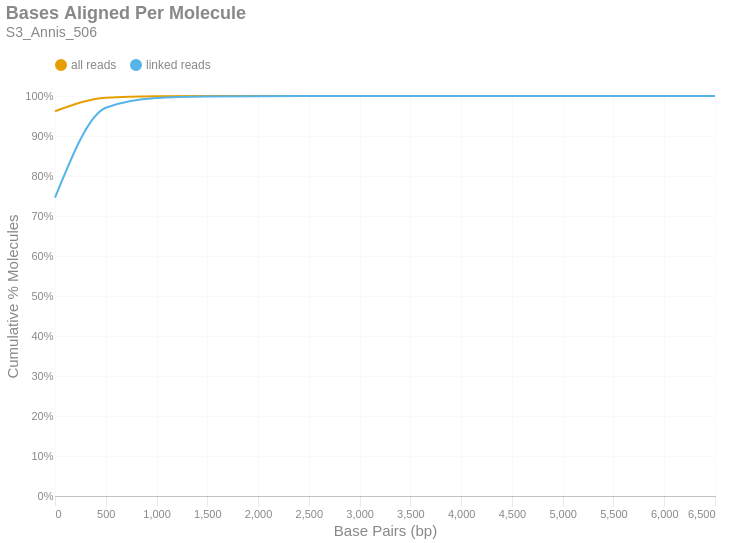

The code cell stored with this chart in its notebook:
### Markdown cell above
### Bases Aligned Per Molecule
This is a cumulative frequency distribution showing the number of base pairs aligned per unique molecule. These data are shown in 500 bp bins. There are two distributions: one with `all reads` (yellow) and another with only `linked reads` (blue). The percent of molecules in the `linked reads` distribution is relative to the total number of linked molecules.

### Code cell
if SKIPLR:
    print_html(f"Skipped")
else:
    binned_df = consolidated_hist(valids['aligned_bp'], mask, 500, True)
    with SafeRender(binned_df):
        (
            density_plot(binned_df, 'Bases Aligned Per Molecule', samplename, 'basesper')
            .encode(
                x=alt.X('bin:Q', title="Base Pairs (bp)").axis(tickMinStep=500).scale(padding=0),
                y=alt.Y('value:Q', title='Cumulative % Molecules')
                    .axis(format='%')
                    .scale(domain = [0,1])
                    .stack(False),
                color=alt.Color("key:N").scale(domain = ["all reads", "linked reads"]),
                tooltip = [
                    alt.Tooltip("key:N", title = "Data Type"),
                    alt.Tooltip("range_label:N", title="Bases Aligned Per Molecule"),
                    alt.Tooltip("value:Q", format = ".2%", title="% Molecules (Cum.)")
                ]
            )
        ).display()

### Figure 1 — Vega-Lite specification as saved in the notebook (floating-point values rounded to 4 significant figures)
{"width": "container", "height": 400, "config": {"title": {"anchor": "start", "dy": -15, "fontSize": 18, "color": "#888888", "subtitleColor": "#888888", "subtitleFontSize": 14}, "arc": {"fill": "#0072B2"}, "axis": {"domainColor": "#888888", "domainWidth": 0.5, "gridWidth": 0.2, "grid": false, "titleFontWeight": 400, "titleFontSize": 15, "labelFontSize": 11, "labelColor": "#888888", "tickColor": "#888888", "tickWidth": 0.2, "titleColor": "#888888"}, "axisBand": {"grid": false}, "axisX": {"grid": true, "tickSize": 10, "domainCap": "round"}, "axisY": {"domain": false, "grid": true, "tickSize": 0, "domainCap": "round"}, "background": "transparent", "header": {"labelFontSize": 15, "labelColor": "#888888", "titleFontSize": 15, "titleFontWeight": 600, "titleColor": "#888888"}, "legend": {"labelFont": "sans-serif", "labelFontSize": 12, "labelColor": "#888888", "symbolSize": 100, "symbolType": "circle", "titleFontSize": 12, "titlePadding": 10, "titleColor": "#888888", "title": null, "orient": "top"}, "range": {"category": ["#E69F00", "#56B4E9", "#009E73", "#F0E442", "#0072B2", "#D55E00", "#CC79A7", "#000000"], "diverging": ["#cfe8f3", "#a2d4ec", "#73bfe2", "#46abdb", "#1696d2", "#12719e"]}, "area": {"fill": "#0072B2", "fillOpacity": 0.7, "line": true, "strokeOpacity": 0.7}, "line": {"color": "#0072B2", "stroke": "#0072B2", "strokeWidth": 2}, "trail": {"color": "#0072B2", "stroke": "#0072B2", "strokeWidth": 0, "size": 1}, "point": {"filled": true, "fillOpacity": 1.0, "size": 95}, "text": {"color": "#888888", "fontSize": 11, "align": "right", "fontWeight": 400, "size": 11}, "bar": {"fill": "#0072B2", "stroke": null}, "view": {"stroke": null, "continuousWidth": 660, "continuousHeight": 400}}, "data": {"name": "data-f2ac6b19c5e69727fcd538c2830cf0db"}, "mark": {"type": "line", "interpolate": "monotone", "point": {"opacity": 0, "size": 275}}, "encoding": {"color": {"field": "key", "scale": {"domain": ["all reads", "linked reads"]}, "type": "nominal"}, "tooltip": [{"field": "key", "title": "Data Type", "type": "nominal"}, {"field": "range_label", "title": "Bases Aligned Per Molecule", "type": "nominal"}, {"field": "value", "format": ".2%", "title": "% Molecules (Cum.)", "type": "quantitative"}], "x": {"axis": {"tickMinStep": 500}, "field": "bin", "scale": {"padding": 0}, "title": "Base Pairs (bp)", "type": "quantitative"}, "y": {"axis": {"format": "%"}, "field": "value", "scale": {"domain": [0, 1]}, "stack": false, "title": "Cumulative % Molecules", "type": "quantitative"}}, "params": [{"name": "param_c36ac31b6afebe62", "select": {"type": "point", "fields": ["key"]}, "bind": "legend"}], "title": {"text": "Bases Aligned Per Molecule", "subtitle": "S3_Annis_506"}, "transform": [{"fold": ["all reads (cumsum)", "linked reads (cumsum)"]}, {"calculate": "replace(datum.key, ' (cumsum)', '')", "as": "key"}, {"filter": {"param": "param_c36ac31b6afebe62"}}], "usermeta": {"embedOptions": {"downloadFileName": "S3_Annis_506.basesper"}}, "$schema": "https://vega.github.io/schema/vega-lite/v6.1.0.json", "datasets": {"data-f2ac6b19c5e69727fcd538c2830cf0db": [{"bin": "0.0", "interval": "0.0-500.0", "all reads": 0.962, "linked reads": 0.7458, "all reads (cumsum)": 0.962, "linked reads (cumsum)": 0.7458, "range_label": "0-499"}, {"bin": "500.0", "interval": "500.0-1000.0", "all reads": 0.03366, "linked reads": 0.2248, "all reads (cumsum)": 0.9956, "linked reads (cumsum)": 0.9706, "range_label": "500-999"}, {"bin": "1000.0", "interval": "1000.0-1500.0", "all reads": 0.003607, "linked reads": 0.02428, "all reads (cumsum)": 0.9992, "linked reads (cumsum)": 0.9949, "range_label": "1000-1499"}, {"bin": "1500.0", "interval": "1500.0-2000.0", "all reads": 0.0005673, "linked reads": 0.00382, "all reads (cumsum)": 0.9998, "linked reads (cumsum)": 0.9987, "range_label": "1500-1999"}, {"bin": "2000.0", "interval": "2000.0-2500.0", "all reads": 0.0001296, "linked reads": 0.0008726, "all reads (cumsum)": 0.9999, "linked reads (cumsum)": 0.9996, "range_label": "2000-2499"}, {"bin": "2500.0", "interval": "2500.0-3000.0", "all reads": 3.714e-05, "linked reads": 0.0002501, "all reads (cumsum)": 1.0, "linked reads (cumsum)": 0.9999, "range_label": "2500-2999"}, {"bin": "3000.0", "interval": "3000.0-3500.0", "all reads": 1.309e-05, "linked reads": 8.814e-05, "all reads (cumsum)": 1.0, "linked reads (cumsum)": 0.9999, "range_label": "3000-3499"}, {"bin": "3500.0", "interval": "3500.0-4000.0", "all reads": 4.254e-06, "linked reads": 2.865e-05, "all reads (cumsum)": 1.0, "linked reads (cumsum)": 1.0, "range_label": "3500-3999"}, {"bin": "4000.0", "interval": "4000.0-4500.0", "all reads": 2.291e-06, "linked reads": 1.542e-05, "all reads (cumsum)": 1.0, "linked reads (cumsum)": 1.0, "range_label": "4000-4499"}, {"bin": "4500.0", "interval": "4500.0-5000.0", "all reads": 1.145e-06, "linked reads": 7.712e-06, "all reads (cumsum)": 1.0, "linked reads (cumsum)": 1.0, "range_label": "4500-4999"}, {"bin": "5000.0", "interval": "5000.0-5500.0", "all reads": 1.636e-07, "linked reads": 1.102e-06, "all reads (cumsum)": 1.0, "linked reads (cumsum)": 1.0, "range_label": "5000-5499"}, {"bin": "5500.0", "interval": "5500.0-6000.0", "all reads": 1.636e-07, "linked reads": 1.102e-06, "all reads (cumsum)": 1.0, "linked reads (cumsum)": 1.0, "range_label": "5500-5999"}, {"bin": "6000.0", "interval": "6000.0-6500.0", "all reads": 3.272e-07, "linked reads": 2.204e-06, "all reads (cumsum)": 1.0, "linked reads (cumsum)": 1.0, "range_label": "6000-6499"}, {"bin": "6500.0", "interval": "6500.0-7000.0", "all reads": 1.636e-07, "linked reads": 1.102e-06, "all reads (cumsum)": 1.0, "linked reads (cumsum)": 1.0, "range_label": "6500-6999"}]}}
